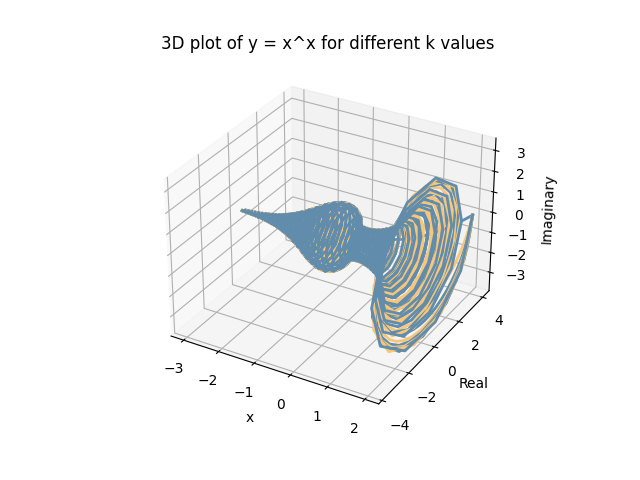

This chart was generated by the following Python code:
import matplotlib.pyplot as plt
import numpy as np
from mpl_toolkits.mplot3d import Axes3D

# Define the x range for x > 0 and x < 0
x_positive = np.linspace(0.01, 2.0, 200)
x_negative = np.linspace(-3.0, -0.01, 300)

# Define the k values and colors
k_values = [0, 1, 2, 3, 4, 5, 6, 7, 8, 9, 10]
color2 = "#F7C679"
color1 = "#618CAC"

# Create a 3D plot
fig = plt.figure()
ax = fig.add_subplot(111, projection="3d")

# Calculate and plot y for each k value
for k in k_values:
    # Calculate y for x > 0, y = |x|^x * e^(i2πkx)
    y_positive = np.abs(x_positive) ** x_positive * np.exp(
        1j * 2 * np.pi * k * x_positive
    )

    # Calculate y for x < 0, y = |x|^x * e^(i(2πk+π)x)
    y_negative = np.abs(x_negative) ** x_negative * np.exp(
        1j * (2 * np.pi * k + np.pi) * x_negative
    )

    # Concatenate the x and y values
    x = np.concatenate((x_negative, x_positive))
    y = np.concatenate((y_negative, y_positive))

    # Calculate the real and imaginary parts of y
    y_real = np.real(y)
    y_imag = np.imag(y)

    # Define the color based on even or odd k
    color = color1 if k % 2 == 0 else color2

    # Plot the real and imaginary parts together
    ax.plot(x, y_real, y_imag, label=f"y = x^x, k={k}", color=color, linewidth=2)

# Set labels and title
ax.set_xlabel("x")
ax.set_ylabel("Real")
ax.set_zlabel("Imaginary")
ax.set_title("3D plot of y = x^x for different k values")

# Show the legend
# ax.legend()

# Show the plot
plt.savefig("x-power-x.png")

# Clear the plot
plt.clf()

# Change the perspective to only view the imaginary parts
for k in k_values:
    # Calculate y for x > 0
    y_positive = np.abs(x_positive) ** x_positive * np.exp(
        1j * 2 * np.pi * k * x_positive
    )

    # Calculate y for x < 0
    y_negative = np.abs(x_negative) ** x_negative * np.exp(
        1j * (2 * np.pi * k + np.pi) * x_negative
    )

    # Concatenate the x and y values
    x = np.concatenate((x_negative, x_positive))
    y = np.concatenate((y_negative, y_positive))

    # Calculate the real and imaginary parts of y
    y_real = np.real(y)
    y_imag = np.imag(y)

    # Define the color based on even or odd k
    color = color1 if k % 2 == 0 else color2

    # Plot the real and imaginary parts together
    plt.plot(x, y_imag, label=f"y = x^x, k={k}", color=color, linewidth=2)


# Set labels and title
plt.xlabel("x")
plt.ylabel("Imaginary")
plt.title("Plot of y = x^x for different k values")

# Show the legend
# plt.legend()

# Save the plot
plt.savefig("x-power-x-imaginary_vs_x.png")
